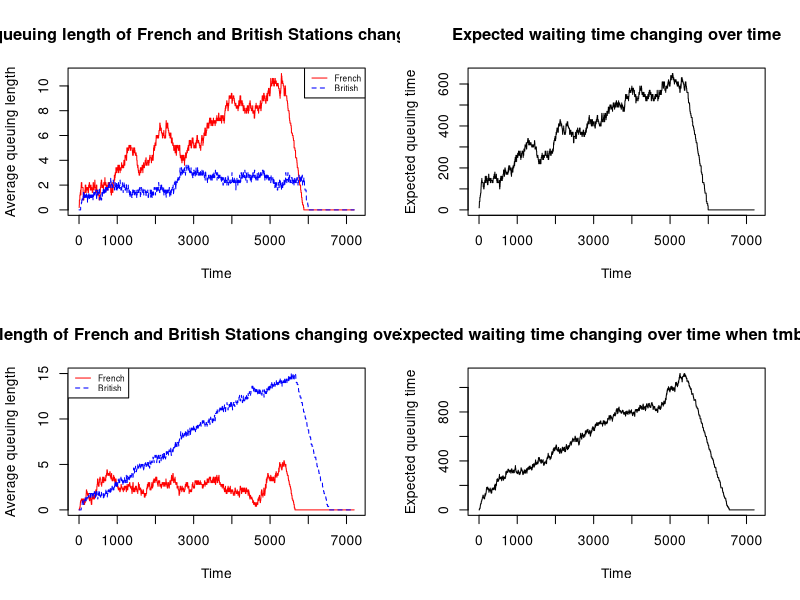

Source code (R):
# Group members: Bo Gao(s2511232), Zheyue Lin(s2519324) and Xinran Zhu(s2508695)
# Bo Gao(s2511232) and Zheyue Lin(s2519324) worked together to design the function "qsim()"
# Xinran Zhu(s2508695) worked on plots showing how average queuing lengths and expected waiting time changing over time and calculating the probability of at least one car missing the ferry


# Define a function "finish()" to move a car out of the queue after finishing being processed
# Also, "finish()" will give a processing time to the next car in the queue after the previous one got moved
# "station_qn": queue's car number of French stations f(f_qn) or British stations b(b_qn)
# "station_dt": queue's dealing time of French stations f(f_dt) or British stations b(b_dt)
# "queue": the queue in the station
# "tr" and "tm": the processing time will be within (tm, tr+tm)
finish <- function(station_qn, station_dt, queue, tr, tm){
  
  # Reduce one from the number of queuing cars in this queue if there is one car finished being processed
  station_qn[queue] <- station_qn[queue] - 1
  
  # If there are more cars in the queue ready for being processed,
  # use 'sample()' to generate a processing time for the first car in the queue
  if(station_qn[queue] > 0){
    station_dt[queue] <- sample(tm:(tm + tr), 1) 
  }
  
  # If there is no car left in the queue, we give "-1" as an indicator, just for convenience 
  else{
    station_dt[queue] <- -1
  }
  
  # "finish()" function will return updated "station_qn" and "station_dt" list
  return (list(qn = station_qn, dt = station_dt))
}

# Define another function "insert()" to find the shortest queue 
# and insert the newly arriving car into the queue
# If this newly arriving car will be put into a queue without any cars waiting,
# this car will also be given a processing time within (tm, tr+tm)
insert <- function(station_qn, station_dt, tr, tm){
  
  # Find the shortest queue
  qn_min <- which.min(station_qn) 
  # The newly arrived car will join the shortest queue, so the number of queuing cars will increase 1
  station_qn[qn_min] <- station_qn[qn_min] + 1
  
  # According to "finish()" function we had defined above, 
  # "-1" for processing time means there's no car waiting in the queue, 
  # so we use "sample()" function to generate a processing time for this car
  if(station_dt[qn_min] == -1){
    station_dt[qn_min] <- sample(tm:(tm + tr), 1)
  }
  
  # "insert()" function will return updated "station" matrix
  return (list(qn = station_qn, dt = station_dt))
}

t_total <- 2*60*60 # Total simulation time will be 2 hours, equally 7200 seconds
t_newcar <- 3*60*60/2 # New cars will only enter French station in the first 1.5 hours

# Define the function "qsim(mf,mb,a.rate,trb,trf,tmb,tmf,maxb)"
# "mf" is the number of French stations
# "mb" is the number of British stations
# "a.rate" is the probability a new car arrives at French stations in one second
# A car arrives at the French stations randomly at an average rate of one every 
# 10 seconds, so that there is a probability of 0.1 of an arrival each second
# The processing time in the French stations will be a random number uniformly distributed between (tmf,tmf+trf) 
# The processing time in the British stations will be a random number uniformly distributed between (tmb,tmb+trb) 
# The maximum number of cars in each British station will be "maxb"
qsim <- function(mf = 5, mb = 5, a.rate = .1, trb = 40, trf = 40, tmb = 30, tmf = 30, maxb = 20) {
  
  nf <- c() # nf is a list to store the average queuing length in French stations for each second
  nb <- c() # nb is a list to store the average queuing length in British stations for each second
  eq <- c() # eq is a list to store the expected waiting time for each second
  
  # Create two lists "f_qn" and "f_dt" with "mf" columns for French stations
  # Where "f_qn" stores the queuing length in each station and "f_dt" have the processing time for the first car in each station
  # And create two lists "b_qn" and "b_dt" with "mb" columns for British stations
  # Where "b_qn" stores the queuing length in each station and "b_dt" have the processing time for the first car in each station
  f_qn <- rep(0, mf)
  b_qn <- rep(0, mb)
  f_dt <- rep(-1, mf)
  b_dt <- rep(-1, mb)
  
  # This model will simulate for a 2-hour period, in total seconds
  for (t in 1:t_total){
    
    # Notice: Since the cars can't leave from the French station to the British one if there is no available queues in British station, so we start with analyzing the queues in British station
    # First, find the columns that with 0 processing time in British station
    # Then move those cars with 0 processing time out of the queue using "finish()" function to cut one off the queue and give a processing time to the next car
    # Finally, update "b_qn" and "b_dt" list
    for(i in which(b_dt %in% 0)){
      bi <- finish(b_qn, b_dt, i, trb, tmb)
      b_qn <- bi$qn
      b_dt <- bi$dt
    }
    
    # Find the columns with 0 processing time in the French station
    for (i in which(f_dt %in% 0)){
      # If the sum of the number of cars in the queue is less than the total maximum capacity for the whole British station, 
      # we will know there are still some vacancies in the British station
      # Then we can move the cars finished processing from French station to the British station using "finish()" function we defined above
      # And update "f_qn", "f_dt", "b_qn" and "b_dt"
      if(sum(b_qn) < maxb*mb){
        fi <- finish(f_qn, f_dt, i, trf, tmf)
        f_qn <- fi$qn
        f_dt <- fi$dt
        bi <- insert(b_qn, b_dt, trb, tmb)
        b_qn <- bi$qn
        b_dt <- bi$dt
      }
    }
    
    # Provided "a.rate" this input as the arriving probability, we use "sample()" function to randomly choose "TRUE" or "FALSE"
    # "TURE" indicates a car arrives while "False" indicating that there are no cars arrived
    # Ignoring the situation that more than one car arriving at the same time, so "size" attribute in "sample()" function is 1
    if (t <= t_newcar){ # New cars only arrive at French stations in the first 1.5 hours in the simulation
      if (sample(c(TRUE,FALSE), size = 1, prob = c(a.rate, 1-a.rate))){
        # If "sample()" function generates "TURE" as the result, which means a new car arrives at the French stations
        # We will use "insert()" defined above to put a new car in the queue in the French station
        # Then update "f_qn" and "f_dt"
        fi <- insert(f_qn,f_dt, trf, tmf)
        f_qn <- fi$qn
        f_dt <- fi$dt
      }
    }
    
    # One iteration in this loop means one second has passed, so we cut one second off from the positive processing time for each car
    f_dt[f_dt > 0] <- f_dt[f_dt > 0] - 1
    b_dt[b_dt > 0] <- b_dt[b_dt > 0] - 1
    
    
    # avg_f is the average queue length in the French stations
    avg_f <- sum(f_qn)/mf
    # avg_b is the average queue length in the British stations
    avg_b <- sum(b_qn)/mb 
    # Update the average queue length and expected waiting time for this second to the lists storing results across the simulation
    nf[[length(nf) + 1]] <- avg_f
    nb[[length(nb) + 1]] <- avg_b
    eq[[length(eq) + 1]] <- avg_f*(tmf + trf/2) + avg_b*(tmb + trb/2)
  }
  
  return(list(nf, nb, eq))
}


iqsim <- qsim() # Default parameters simulation result
jqsim <- qsim(tmb = 40) # Set the minimum processing time in British station as 40 simulation result

# Create a panel with 2-row, 2-row plots
par(mfrow = c(2,2))

# Plot of French and British queue lengths changing over time
matplot(1:7200, cbind(iqsim[[1]],iqsim[[2]]), type = 'l', col = c("red", "blue"), 
        xlab = "Time", ylab = "Average queuing length", 
        main = "Average queuing length of French and British Stations changing over time")
legend("topright", c("French", "British"), col = c("red", "blue"), lty = 1:2, cex = 0.6)

# Plot of expected waiting time changing over time
matplot(1:7200, iqsim[[3]], type = 'l', xlab = "Time", ylab = "Expected queuing time", 
        main = "Expected waiting time changing over time")

# Plot of French and British queuing lengths changing over time when the minimum British handling time is set as 40 seconds
matplot(1:7200, cbind(jqsim[[1]],jqsim[[2]]), type = 'l', col = c("red", "blue"), 
        xlab = "Time", ylab = "Average queuing length", 
        main = "Average queuing length of French and British Stations changing over time when tmb = 40 ")
legend("topleft", c("French", "British"), col = c("red", "blue"), lty = 1:2, cex = 0.6)

# Plot of expected waiting time changing over time when the minimum British handling time is set as seconds
matplot(1:7200, jqsim[[3]], type = 'l', xlab = "Time", ylab = "Expected queuing time", 
        main = "Expected waiting time changing over time when tmb = 40")



# Probability of at least one car missing the ferry departure = 
# the total number of times nf>0 or nb>0 / simulation times
# n_missing stores the total number of times with positive queuing lengths after 2 hours
n_missing <- 0 

for (i in 1:100){
  kqsim <- qsim(tmb = 40)
  if (kqsim[[1]][7200] > 0 || kqsim[[2]][7200] > 0){
    n_missing <- n_missing + 1
  }
}

# Print out the probability
print(paste0("The probability of at least one car missing the ferry departure is ", n_missing/100))